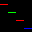

This game map was drawn from its Tiled (.tmx) file and the tilesets committed beside it. A one-line description and the full map source follow:
An orthogonal 4x4 tile map with 8x8 px tiles, 1 tile layer (tm).

<map version="1.10" orientation="orthogonal" renderorder="right-down" width="4" height="4" tilewidth="8" tileheight="8" infinite="0" nextlayerid="2" nextobjectid="1">
 <tileset firstgid="1" name="ts" tilewidth="8" tileheight="8" tilecount="4" columns="4"><image source="ts.png" width="32" height="8" /></tileset>
 <layer id="1" name="tm" width="4" height="4">
  <data encoding="csv">
1,0,0,0,
0,2,0,0,
0,0,1,0,
0,0,0,3
</data>
 </layer>
</map>
